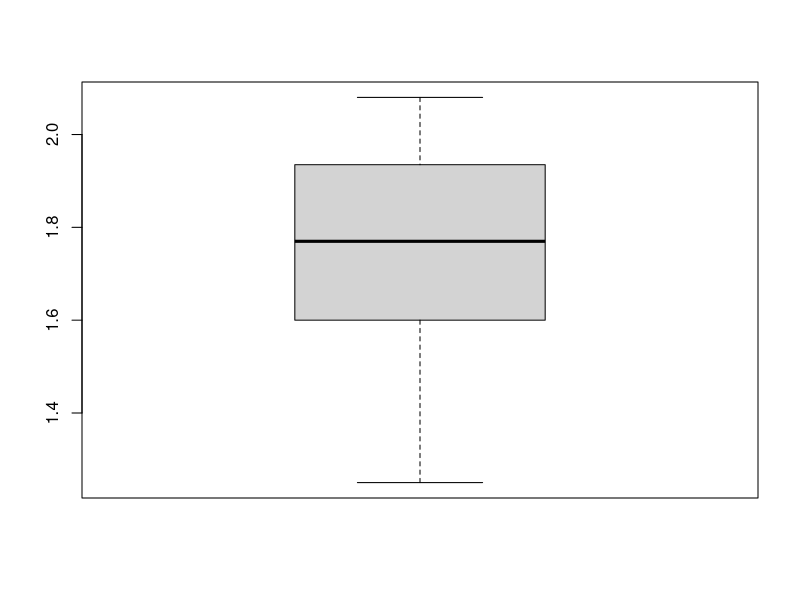
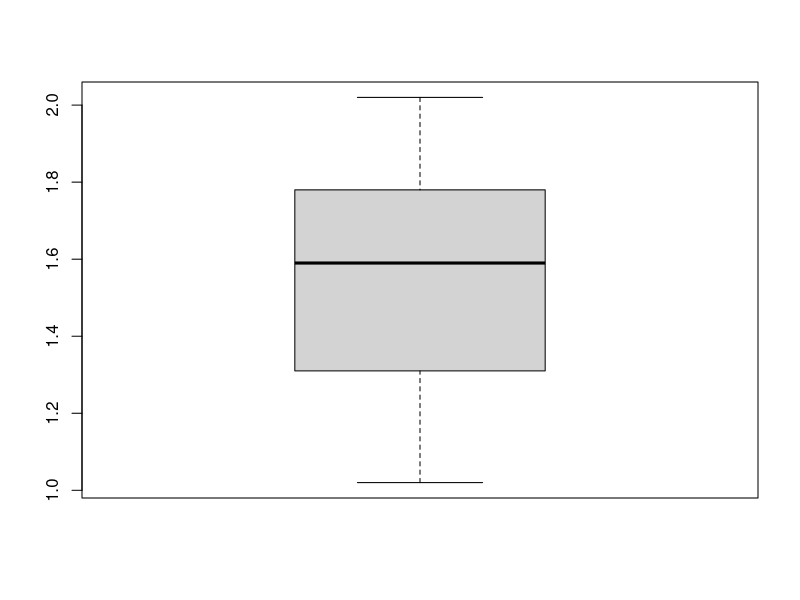

The R source for these figures, in order:
## ---- chunk 1
library(dplyr)
A <- c(1.94,1.44,1.56,1.58,2.06,1.66,1.75,1.77,1.78,1.92,1.25,1.93,2.04,1.62,2.08)
B <- c(1.27,1.63,1.47,1.39,1.93,1.26,1.71,1.67,1.28,1.85,1.02,1.34,2.02,1.59,1.97)

boxplot(A)
boxplot(B)

